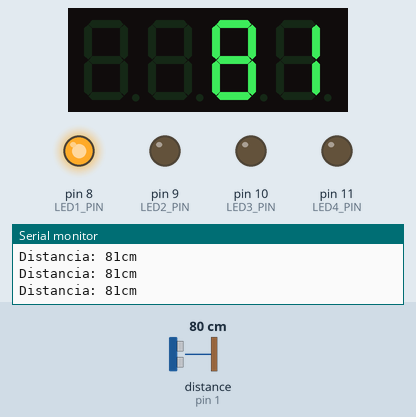
The sketch below on a simulated Arduino Uno, built with avr-gcc and run on an emulated ATmega328P. On the bench: 4-digit seven-segment display, output pins drawn as LEDs (lit = HIGH), the last lines printed to the serial monitor. The inputs (shaded band) are chosen by the test bench; at power-on: distance to the obstacle (sensor on pin 1) 80 cm. The echo pulse lasts 58.3 µs per cm.

Above: at 1.2 s.
1.3 s: distance to the obstacle (sensor on pin 1) set to 42 cm
At 2.0 s:
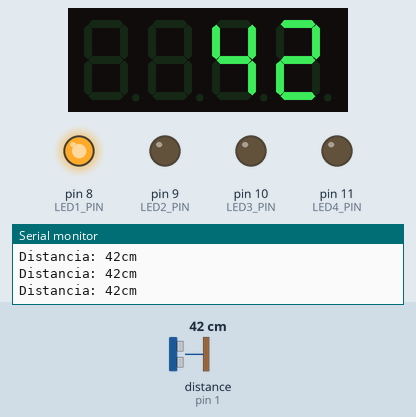
2.9 s: distance to the obstacle (sensor on pin 1) set to 35 cm
At 3.9 s:
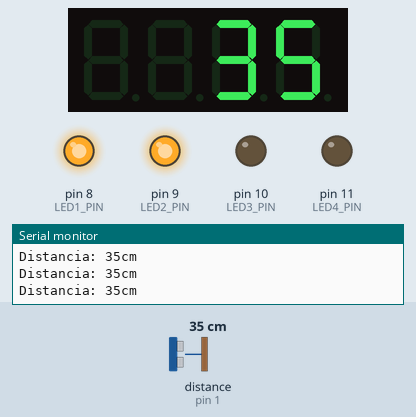
4.5 s: distance to the obstacle (sensor on pin 1) set to 32 cm
At 5.7 s:
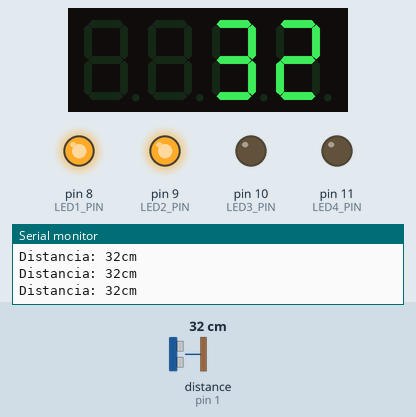
6.0 s: distance to the obstacle (sensor on pin 1) set to 26 cm
At 7.3 s:
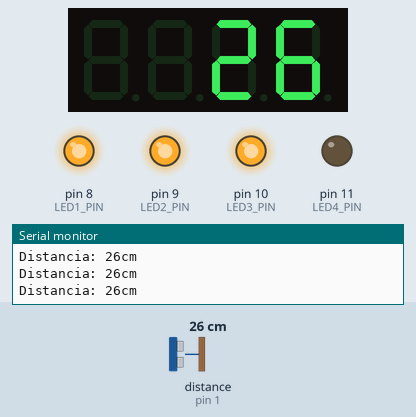
7.6 s: distance to the obstacle (sensor on pin 1) set to 22 cm
At 8.9 s:
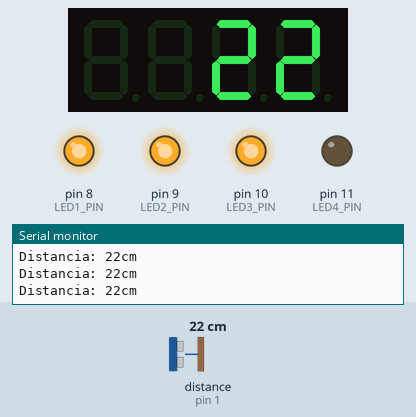
9.2 s: distance to the obstacle (sensor on pin 1) set to 18 cm
At 10.7 s:
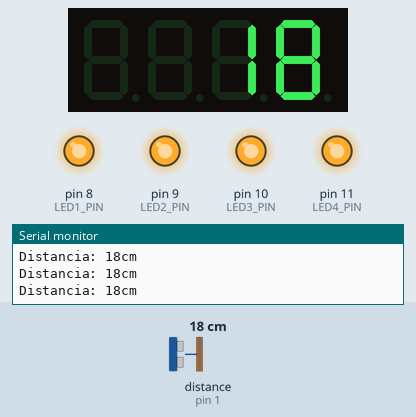
Timing chart, 0 to 11.7 s (numbered marks = the images above; inputs shaded):
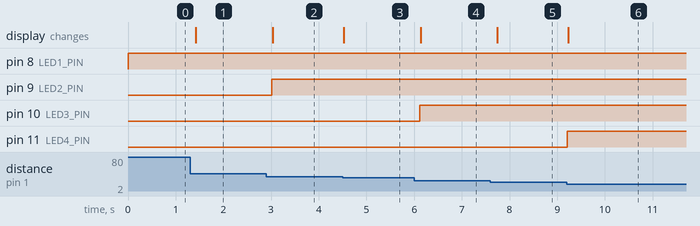

The sketch:

Ejercicio5.ino
```cpp
#include <NewPing.h>
#include <TM1637Display.h>

#define TRIGGER_PIN 0
#define ECHO_PIN 1

#define LED1_PIN 8
#define LED2_PIN 9
#define LED3_PIN 10
#define LED4_PIN 11

#define CLK_PIN 7
#define DIO_PIN 4

// Configuración del sensor ultrasónico y el display de 7 segmentos
NewPing ultrasonido(TRIGGER_PIN, ECHO_PIN);
TM1637Display tm1637(CLK_PIN, DIO_PIN);

void setup() {
  Serial.begin(9600);

  // Configuración de pines de salida para los LEDs indicadores
  pinMode(LED1_PIN, OUTPUT);
  pinMode(LED2_PIN, OUTPUT);
  pinMode(LED3_PIN, OUTPUT);
  pinMode(LED4_PIN, OUTPUT);

  // Configuración del brillo del display de 7 segmentos
  tm1637.setBrightness(7);
}

void loop() {
  // Medición de la distancia con el sensor ultrasónico
  unsigned int t = ultrasonido.ping();
  unsigned int d = t / US_ROUNDTRIP_CM;

  // Mostrar la distancia en el monitor serial
  Serial.print("Distancia: ");
  Serial.print(d);
  Serial.println("cm");

  // Encender el LED principal y controlar LEDs adicionales según la distancia
  digitalWrite(LED1_PIN, HIGH);
  digitalWrite(LED2_PIN, d < 40 ? HIGH : LOW);
  digitalWrite(LED3_PIN, d < 30 ? HIGH : LOW);
  digitalWrite(LED4_PIN, d < 20 ? HIGH : LOW);

  // Mostrar la distancia en el display de 7 segmentos
  tm1637.showNumberDec(d);

  // Pequeña pausa para evitar lecturas demasiado frecuentes
  delay(100);
}
```

Measured:
- the behaviour switches between 40 and 39 cm on distance to the obstacle (sensor on pin 1) (found by bisection; images 1 and 2)
- the behaviour switches between 30 and 29 cm on distance to the obstacle (sensor on pin 1) (found by bisection; images 3 and 4)
- the behaviour switches between 20 and 19 cm on distance to the obstacle (sensor on pin 1) (found by bisection; images 5 and 6)
- after the input at 1.3 s, the display: changes after 0.12 s (image 1)
- after the input at 2.9 s, pin 9 (LED2_PIN): LOW → HIGH after 0.12 s; the display: changes after 0.14 s (image 2)
- after the input at 4.5 s, the display: changes at once (image 3)
- after the input at 6.0 s, pin 10 (LED3_PIN): LOW → HIGH after 0.12 s; the display: changes after 0.14 s (image 4)
- after the input at 7.6 s, the display: changes after 0.15 s (image 5)
- after the input at 9.2 s, pin 11 (LED4_PIN): LOW → HIGH at once; the display: changes at once (image 6)
